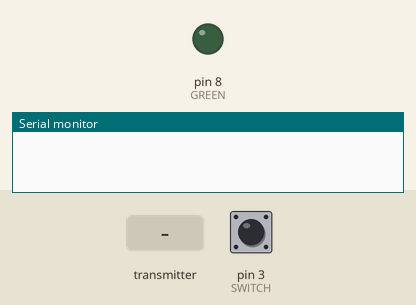
This sketch was run on a simulated Arduino Uno, built with avr-gcc and run on an emulated ATmega328P. Shown: output pins drawn as LEDs (lit = HIGH), the last lines printed to the serial monitor. Inputs (shaded band) come from the test bench; at power-on: pin 3 (SWITCH) LOW. No radio packets arrive unless stated.

Above: at 1.2 s.
1.3 s: the transmitter starts sending arm_the_system = 1
3.8 s: pin 3 (SWITCH) pulled HIGH for 1 s
At 5.1 s:
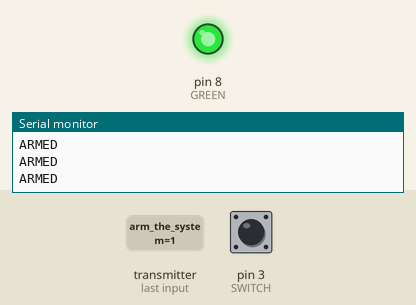
6.8 s: pin 3 (SWITCH) pulled HIGH for 3.2 s
At 11.3 s:
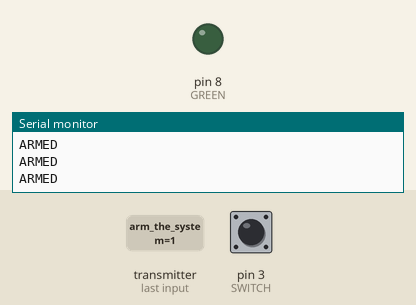
Timing chart, 0 to 12.8 s (numbered marks = the images above; inputs shaded):
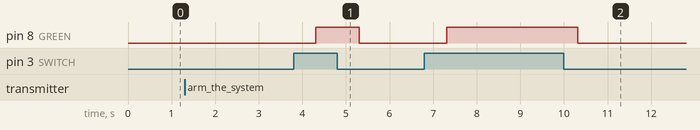

The sketch:

sender_mag_switch.ino
```cpp
/**
This is the sketch for the sender that is connected to a magnetic switch.
It waits for the system_arm broadcast, and then starts sending either the ALL CLEAR
signal or the INTRUDER_ALERT signal.
*/
#include <SPI.h>
#include "RF24.h"

/**Pin declarations*/
const unsigned int GREEN = 8;
const unsigned int SWITCH = 3;

/**Radio code*/
const int TIMEOUT = 200;//ms to wait for timeout
RF24 radio(9,10);  // Set up nRF24L01 radio on SPI bus plus pins 9 & 10
byte talking_pipes[][6] = { "1Node", "2Node" };
byte broadcast_pipes[][6] = { "Node1", "Node2" };

/**Switch code*/
bool system_armed = false;
int switch_state = HIGH;
int val = HIGH;

void setup(void)
{
  Serial.begin(9600);

  /**Pin sets*/
  pinMode(GREEN, OUTPUT);
  pinMode(SWITCH, INPUT);

  /**Radio*/
  radio.begin();
  radio.setRetries(15, 15);
  radio.openWritingPipe(talking_pipes[1]);
  radio.openReadingPipe(1, broadcast_pipes[0]);
  radio.startListening();
}

void loop(void)
{
  while (! system_armed)
  {
    check_messages();//wait around for the message to enter armed mode
  }

  Serial.println("ARMED");

  /**Poll the switch line to check for intruder*/
  check_for_entry();

  /**Regardless of what the PIR says, send something*/
  send_state();

  delay(1000);
}

void check_messages(void)
{
  bool arm_the_system = system_armed;

  uint8_t pipe_number;
  if (radio.available(&pipe_number))
  {
    radio.read(&arm_the_system, sizeof(bool));
    //Serial.print("Received: "); Serial.println(arm_the_system);
  }

  system_armed = arm_the_system;
}

void check_for_entry(void)
{
  val = digitalRead(SWITCH);
  if (val == LOW)
  {
    //Door is open

    digitalWrite(GREEN, LOW);

    if (switch_state == HIGH)
    {
      //We just now detected the intruder
      switch_state = LOW;
    }
  }
  else
  {
    //Door is closed - all is clear

    digitalWrite(GREEN, HIGH);

    if (switch_state == LOW)
    {
      //We just now stopped detecting alert
      switch_state = HIGH;
    }
  }
}

void send_state(void)
{
  radio.stopListening();  //Stop listening so we can write
  bool intruder_alert = (switch_state == LOW);
  radio.write( &intruder_alert, sizeof(bool) );
  radio.startListening();
}
```

Measured:
- after the input at 3.8 s, pin 8 (GREEN): LOW → HIGH after 0.51 s, → LOW 1.0 s later
- after the input at 6.8 s, pin 8 (GREEN): LOW → HIGH after 0.51 s, → LOW 3.0 s later
